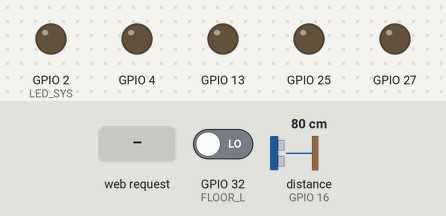
The sketch below on a simulated ESP32. Parts: output pins drawn as LEDs (lit = HIGH). Dashed ring = blinking. Inputs (shaded band) come from the test bench; at power-on: distance to the obstacle (sensor on GPIO 16) 80 cm, GPIO 32 (FLOOR_L) LOW. The echo pulse lasts 58.3 µs per cm; WiFi joins after 1.5 s; servers stay silent unless stated; pins used as bus, display or sensor lines are not drawn; what the sketch prints to the serial monitor is not drawn.

Above: at 2.7 s.
2.8 s: HTTP request GET /api?mode=auto received
At 3.0 s:
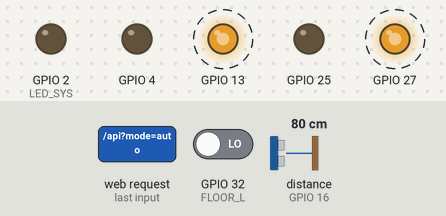
5.8 s: distance to the obstacle (sensor on GPIO 16) set to 18 cm
8.8 s: HTTP request GET /api?mode=zone received
At 9.37 s:
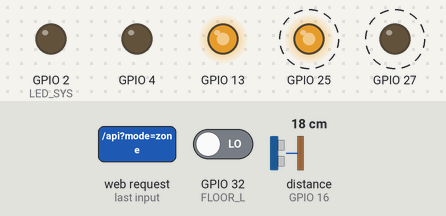
Timing chart, 0 to 17.8 s (numbered marks = the images above; inputs shaded):
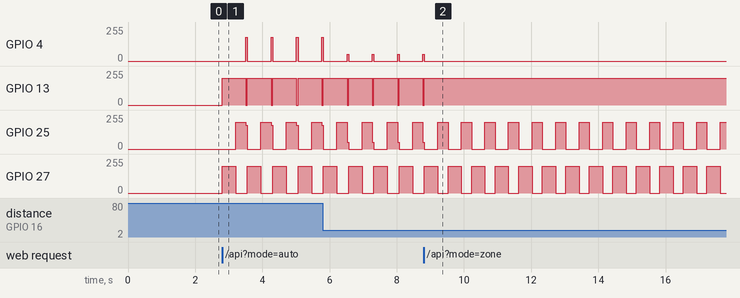

Measured:
- after the input at 2.8 s, GPIO 4: 0/255 → 179/255 after 3.0 s; GPIO 13: 0/255 → 199/255 at once, → 0/255 3.0 s later; GPIO 25: 0/255 → 199/255 after 0.40 s, then repeats every 0.75 s: 179/255 0.05 s, 0/255 0.40 s, 199/255 0.30 s; GPIO 27: alternates 199/255 for 0.40 s and 0/255 for 0.35 s, starting at once
- after the input at 8.8 s, GPIO 4: goes on until 8.8 s, then stays 0/255; GPIO 13: goes on until 8.8 s, then stays 199/255

The sketch:

RoboEdu_Main.ino
```cpp
#include <WiFi.h>
#include <WebServer.h>

// -----------------------------------------------------------------------------
// PROYECTO: ROBO-EDU "LOGIC LAB"
// OBJETIVO: PLATAFORMA EDUCATIVA STEM (ODS 4: EDUCACIÓN DE CALIDAD)
// HARDWARE: ESP32 + DRV8833 + SENSORES
// -----------------------------------------------------------------------------

// --- 1. CONFIGURACIÓN DE RED ---
const char* ssid = "TU_WIFI";      // <--- CAMBIAR
const char* password = "TU_CLAVE"; // <--- CAMBIAR

WebServer server(80);

// --- 2. MODOS EDUCATIVOS ---
enum EduMode {
  IDLE,           // En espera
  AUTO_LOGIC,     // Lógica Difusa (El robot "piensa")
  MODE_FOLLOW,    // Seguimiento (Antes Ataque)
  MODE_ZONE,      // Respetar límites (Antes Defensa)
  MODE_DEMO       // Demostración de movimientos
};

EduMode currentMode = IDLE;

// --- 3. HARDWARE MAPPING (DRV8833) ---
#define MOT_A1 25
#define MOT_A2 27
#define MOT_B1 4
#define MOT_B2 13

// SENSORES (IR PISO y ULTRASONIDOS)
#define FLOOR_L 32
#define FLOOR_R 33

const int Echo1 = 18; const int Trigger1 = 19; // Izq
const int Echo2 = 16; const int Trigger2 = 17; // Centro
const int Echo3 = 14; const int Trigger3 = 15; // Der
#define LED_SYS 2

// CONFIG PWM
const int pwmFreq = 5000;
const int pwmRes = 8;
const int ch_A1=0, ch_A2=1, ch_B1=2, ch_B2=3;

// --- 4. INTERFAZ WEB EDUCATIVA (HTML/CSS) ---
const char index_html[] PROGMEM = R"rawliteral(
<!DOCTYPE html>
<html lang="es">
<head>
    <meta charset="UTF-8">
    <meta name="viewport" content="width=device-width, initial-scale=1.0, user-scalable=no">
    <title>ROBO-EDU LAB</title>
    <style>
        :root {
            --primary: #4A90E2; /* Azul Educativo */
            --success: #7ED321; /* Verde Lógica */
            --warning: #F5A623; /* Naranja Acción */
            --danger: #D0021B;  /* Rojo Stop */
            --bg: #F0F4F8;
            --card: #FFFFFF;
        }
        body {
            background-color: var(--bg);
            color: #333;
            font-family: 'Verdana', sans-serif;
            text-align: center;
            margin: 0; padding: 20px;
            display: flex; flex-direction: column; align-items: center;
        }
        h1 { color: var(--primary); margin-bottom: 5px; }
        p { color: #666; font-size: 0.9rem; margin-top: 0; }

        .status-card {
            background: var(--card);
            padding: 15px;
            border-radius: 15px;
            box-shadow: 0 4px 6px rgba(0,0,0,0.1);
            width: 90%; max-width: 400px;
            margin-bottom: 20px;
            border-left: 5px solid var(--success);
        }
        #status-text { font-weight: bold; font-size: 1.2rem; color: var(--primary); }

        .grid-container {
            display: grid; grid-template-columns: 1fr 1fr; gap: 15px;
            width: 100%; max-width: 400px;
        }

        button {
            border: none; border-radius: 12px;
            padding: 20px; font-size: 1rem; font-weight: bold;
            cursor: pointer; transition: transform 0.1s;
            color: white; box-shadow: 0 4px 0 rgba(0,0,0,0.2);
        }
        button:active { transform: translateY(4px); box-shadow: none; }

        .btn-logic { background-color: var(--success); grid-column: span 2; }
        .btn-action { background-color: var(--primary); }
        .btn-zone { background-color: var(--warning); }
        .btn-stop { background-color: var(--danger); grid-column: span 2; margin-top: 10px;}

        .footer { margin-top: 30px; font-size: 0.8rem; color: #999; }
    </style>
</head>
<body>
    <h1>ROBO-EDU LAB</h1>
    <p>Aprendizaje de Lógica y Robótica</p>

    <div class="status-card">
        <small>ESTADO DEL SISTEMA:</small><br>
        <span id="status-text">LISTO PARA APRENDER</span>
    </div>

    <div class="grid-container">
        <button class="btn-logic" onclick="cmd('auto')">▶ EJECUTAR LÓGICA DIFUSA</button>
        <button class="btn-action" onclick="cmd('follow')">MODO "SÍGUEME"</button>
        <button class="btn-zone" onclick="cmd('zone')">TEST "ZONA SEGURA"</button>
        <button class="btn-action" onclick="cmd('demo')">DEMO MOTORES</button>

        <button class="btn-stop" onclick="cmd('stop')">⏹ DETENER PROGRAMA</button>
    </div>

    <div class="footer">
        PROYECTO DE RESPONSABILIDAD SOCIAL<br>
        Ingeniería Mecatrónica - UPN
    </div>

    <script>
        function cmd(mode) {
            // Feedback visual educativo
            const txt = document.getElementById('status-text');
            const msgs = {
                'auto': 'PENSANDO (Fuzzy Logic)...',
                'follow': 'EJECUTANDO: if(obj < 20)',
                'zone': 'VALIDANDO LÍMITES...',
                'demo': 'TEST DE HARDWARE',
                'stop': 'PROGRAMA DETENIDO'
            };
            txt.innerText = msgs[mode] || mode.toUpperCase();

            // Envío al servidor
            fetch('/api?mode=' + mode);
        }
    </script>
</body>
</html>
)rawliteral";

// --- DECLARACIONES ---
void setMotorA(int v); void setMotorB(int v);
void stopMotors(); void move(int l, int r);
long getDist(int t, int e);
void runEducationalFuzzy();
void runFollowMode();

void setup() {
  Serial.begin(115200);

  // Configuración de Pines
  pinMode(FLOOR_L, INPUT); pinMode(FLOOR_R, INPUT);
  pinMode(Trigger1, OUTPUT); pinMode(Echo1, INPUT);
  pinMode(Trigger2, OUTPUT); pinMode(Echo2, INPUT);
  pinMode(Trigger3, OUTPUT); pinMode(Echo3, INPUT);
  pinMode(LED_SYS, OUTPUT);

  // PWM DRV8833
  ledcAttachChannel(MOT_A1, pwmFreq, pwmRes, ch_A1);
  ledcAttachChannel(MOT_A2, pwmFreq, pwmRes, ch_A2);
  ledcAttachChannel(MOT_B1, pwmFreq, pwmRes, ch_B1);
  ledcAttachChannel(MOT_B2, pwmFreq, pwmRes, ch_B2);

  // Conexión WiFi
  WiFi.begin(ssid, password);
  while(WiFi.status() != WL_CONNECTED) delay(500);
  Serial.println("\n--- ROBO-EDU CONECTADO ---");
  Serial.println(WiFi.localIP());

  // API
  server.on("/", [](){ server.send(200, "text/html", index_html); });
  server.on("/api", [](){
    String m = server.arg("mode");
    if(m=="stop") currentMode=IDLE;
    else if(m=="auto") currentMode=AUTO_LOGIC;
    else if(m=="follow") currentMode=MODE_FOLLOW;
    else if(m=="zone") currentMode=MODE_ZONE;
    else if(m=="demo") currentMode=MODE_DEMO;
    server.send(200, "text/plain", "OK");
  });
  server.begin();
}

void loop() {
  server.handleClient();

  // 1. SEGURIDAD (LECCIÓN: LÓGICA BOOLEANA)
  // Siempre verificamos si nos salimos de la zona segura (mesa/pista)
  if (currentMode != IDLE) {
    if (!digitalRead(FLOOR_L) || !digitalRead(FLOOR_R)) {
      move(-200, -200); delay(400); // Retroceder
      move(200, -200);  delay(300); // Girar para volver a zona segura
      // No retornamos, solo corregimos y seguimos la lógica
    }
  }

  // 2. CEREBRO DEL ROBOT
  switch (currentMode) {
    case IDLE: stopMotors(); break;

    case AUTO_LOGIC:
      runEducationalFuzzy(); // Tu sistema experto IA
      break;

    case MODE_FOLLOW: // Antes era Ataque, ahora sigue la mano
      runFollowMode();
      break;

    case MODE_ZONE: // Modo pacífico, solo evita caerse
      move(100, 100); // Avanza lento hasta encontrar borde (arriba ya lo gestiona)
      break;

    case MODE_DEMO:
      move(150, 150); delay(500);
      move(-150, -150); delay(500);
      stopMotors(); currentMode = IDLE;
      break;
  }
}

// =============================================================================
// LÓGICA DIFUSA EDUCATIVA (SISTEMA EXPERTO)
// =============================================================================
// Explica esto como: "El robot decide su velocidad basándose en qué tan
// seguro está de ver un objeto".

float fuzzyGrade(float val, float low, float peak, float high) {
  if (val <= low || val >= high) return 0.0;
  if (val == peak) return 1.0;
  if (val < peak) return (val - low) / (peak - low);
  return (high - val) / (high - peak);
}

void runEducationalFuzzy() {
  long dist = getDist(Trigger2, Echo2);
  if (dist > 60) dist = 60;

  // FUSIFICACIÓN (Variables Lingüísticas)
  float isClose  = fuzzyGrade(dist, -1, 0, 25);   // "Muy cerca"
  float isMedium = fuzzyGrade(dist, 15, 30, 45);  // "Distancia Media"
  float isFar    = fuzzyGrade(dist, 35, 60, 80);  // "Lejos"

  // REGLAS (Base de Conocimiento)
  // 1. Si está CERCA, detenerse suavemente (Precaución)
  // 2. Si está MEDIO, velocidad de aprendizaje (Observación)
  // 3. Si está LEJOS, explorar (Curiosidad)

  float ruleCaution = isClose;
  float ruleObserve = isMedium;
  float ruleExplore = isFar;

  // DESFUSIFICACIÓN (Cálculo de velocidad PWM)
  // Cerca -> 0 (Stop), Medio -> 120 (Lento), Lejos -> 180 (Normal)
  float num = (ruleCaution * 0) + (ruleObserve * 120) + (ruleExplore * 180);
  float den = ruleCaution + ruleObserve + ruleExplore;

  int speed = (den > 0) ? (int)(num / den) : 100;

  // ACTUACIÓN
  if (dist < 10) {
    stopMotors(); // Parada de seguridad absoluta
  } else {
    move(speed, speed);
  }
  delay(50);
}

void runFollowMode() {
  // Lógica Proporcional simple para seguir la mano
  long d = getDist(Trigger2, Echo2);
  if (d > 5 && d < 20) {
    move(150, 150); // Acercarse
  } else if (d < 5) {
    move(-150, -150); // Alejarse (Espacio personal)
  } else {
    stopMotors(); // Esperar instrucción (mano)
  }
}

// =============================================================================
// DRIVERS (DRV8833) & SENSORES
// =============================================================================
void setMotorA(int v) {
  if(v>0){ ledcWrite(MOT_A1, v); ledcWrite(MOT_A2, 0); }
  else   { ledcWrite(MOT_A1, 0); ledcWrite(MOT_A2, abs(v)); }
}
void setMotorB(int v) {
  if(v>0){ ledcWrite(MOT_B1, v); ledcWrite(MOT_B2, 0); }
  else   { ledcWrite(MOT_B1, 0); ledcWrite(MOT_B2, abs(v)); }
}
void move(int l, int r) { setMotorA(l); setMotorB(r); }
void stopMotors() { move(0,0); }

long getDist(int t, int e) {
  digitalWrite(t, LOW); delayMicroseconds(2);
  digitalWrite(t, HIGH); delayMicroseconds(10);
  digitalWrite(t, LOW);
  long d = pulseIn(e, HIGH, 4000);
  return (d==0)? 99 : d/58.2;
}
```
